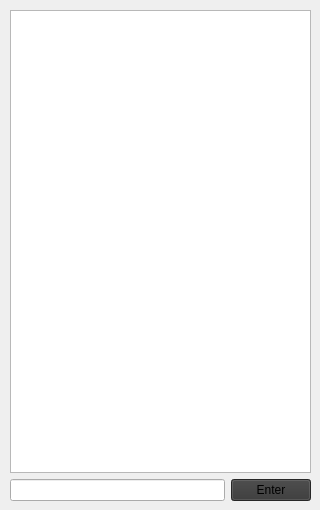
      <widget class="QWidget" name="tabConsoleLog">
       <attribute name="title">
        <string>Console Log</string>
       </attribute>
       <widget class="QWidget" name="layoutWidget">
        <property name="geometry">
         <rect>
          <x>10</x>
          <y>10</y>
          <width>301</width>
          <height>491</height>
         </rect>
        </property>
        <layout class="QVBoxLayout" name="verticalLayout_4">
         <item>
          <widget class="QTextEdit" name="textEditConsoleOutput">
           <property name="sizePolicy">
            <sizepolicy hsizetype="Expanding" vsizetype="Expanding">
             <horstretch>0</horstretch>
             <verstretch>0</verstretch>
            </sizepolicy>
           </property>
           <property name="verticalScrollBarPolicy">
            <enum>Qt::ScrollBarAsNeeded</enum>
           </property>
           <property name="sizeAdjustPolicy">
            <enum>QAbstractScrollArea::AdjustIgnored</enum>
           </property>
           <property name="undoRedoEnabled">
            <bool>false</bool>
           </property>
           <property name="readOnly">
            <bool>true</bool>
           </property>
           <property name="placeholderText">
            <string/>
           </property>
          </widget>
         </item>
         <item>
          <layout class="QHBoxLayout" name="horizontalLayout_4">
           <item>
            <widget class="QLineEdit" name="lineEditConsoleInput">
             <property name="text">
              <string/>
             </property>
             <property name="placeholderText">
              <string/>
             </property>
            </widget>
           </item>
           <item>
            <widget class="QPushButton" name="pushButtonConsoleEnter">
             <property name="sizePolicy">
              <sizepolicy hsizetype="Fixed" vsizetype="Fixed">
               <horstretch>0</horstretch>
               <verstretch>0</verstretch>
              </sizepolicy>
             </property>
             <property name="styleSheet">
              <string notr="true">background-color: rgb(55, 55, 55);</string>
             </property>
             <property name="text">
              <string>Enter</string>
             </property>
            </widget>
           </item>
          </layout>
         </item>
        </layout>
       </widget>
      </widget>
